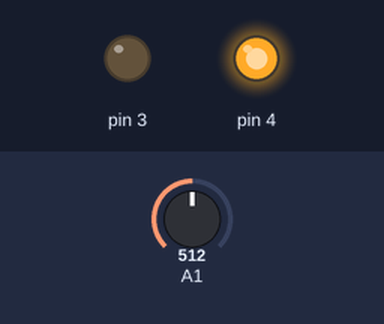
Recording of a sketch running on a simulated Arduino Uno, built with avr-gcc and run on an emulated ATmega328P. Parts: output pins drawn as LEDs (lit = HIGH). The test bench sets the inputs (shaded band); at power-on: A1 = 512.

Above: at 1.2 s.
1.3 s: A1 set to 75
2.8 s: A1 set to 59
At 4.0 s:
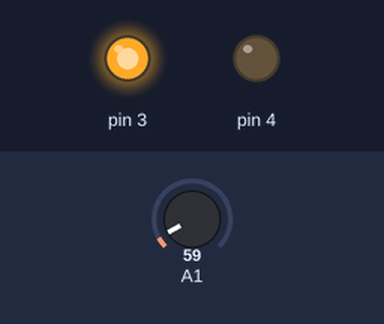
4.3 s: A1 set to 122
At 5.5 s:
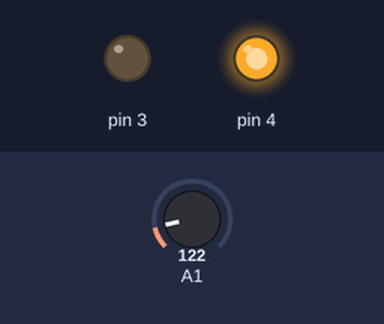
5.8 s: A1 set to 40
At 6.8 s:
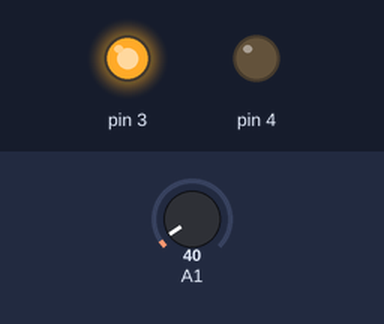
7.3 s: A1 set to 265
At 8.0 s:
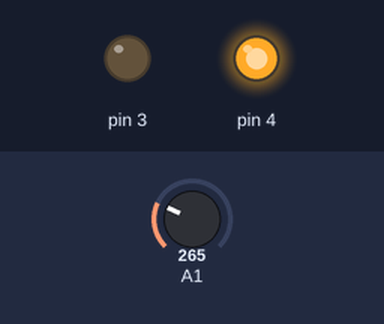
8.8 s: A1 set to 0
At 9.1 s:
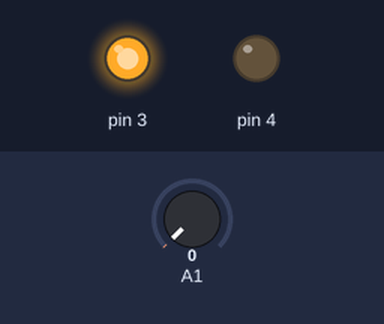
Timing chart, 0 to 11.3 s (numbered marks = the images above; inputs shaded):
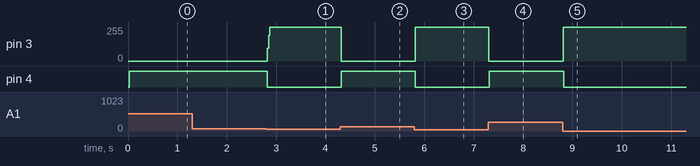

The sketch:

RTOS_FreeRTOS_CurrentSource_v2.ino
```cpp
#include <Arduino_FreeRTOS.h>
#define THRESHOLD 50
int iTarget = 80;

int iPWM = 128;
bool bRelay = 0;
bool flg = true;

void TaskA( void *pvParameters );
void TaskB( void *pvParameters );

void setup() {
  pinMode(3, OUTPUT);
  pinMode(4, OUTPUT);

  xTaskCreate(
    TaskA
    ,  "TaskA"   // A name just for humans
    ,  128  // This stack size can be checked & adjusted by reading the Stack Highwater
    ,  NULL
    ,  2  // Priority, with 3 (configMAX_PRIORITIES - 1) being the highest, and 0 being the lowest.
    ,  NULL );
  xTaskCreate(
    TaskB
    ,  "TaskB"
    ,  128  // Stack size
    ,  NULL
    ,  2  // Priority
    ,  NULL );
}

void loop(){}

void TaskA(void *pvParameters){ //Relay control
  (void) pvParameters;
  for (;;){
    if(iPWM<THRESHOLD-1)flg=true;
    if(iPWM>THRESHOLD)flg=false;
    switch (flg){
      case true:
        digitalWrite(4, HIGH);
        break;
      case false:
        digitalWrite(4, LOW);
        break;
    }
  }
}

void TaskB(void *pvParameters){ //PWM control
  (void) pvParameters;
  for (;;){
    int iMonitor = analogRead(A1);
    iPWM = iPWM - (int)((float)(iMonitor-iTarget)/12.5);
    if(iPWM > 255)iPWM = 255;
    if(iPWM < 0)iPWM = 0;
    analogWrite(3,iPWM);
  }
}
```

Measured:
- the behaviour switches between 68 and 67 on A1 (found by bisection; images 0 and 1)
- after the input at 1.3 s, every drawn part: stays the same
- after the input at 2.8 s, pin 3: 0/255 → 255/255 at once; pin 4: HIGH → LOW at once
- after the input at 4.3 s, pin 3: 255/255 → 0/255 at once; pin 4: LOW → HIGH at once
- after the input at 5.8 s, pin 3: 0/255 → 255/255 at once; pin 4: HIGH → LOW at once
- after the input at 7.3 s, pin 3: 255/255 → 0/255 at once; pin 4: LOW → HIGH at once
- after the input at 8.8 s, pin 3: 0/255 → 255/255 at once; pin 4: HIGH → LOW at once
